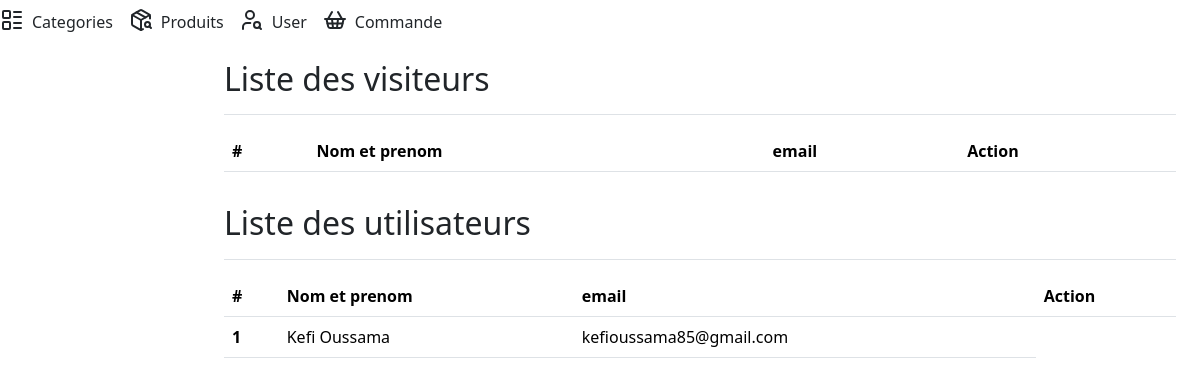
The page /admin/visiteurs/liste.php on the database its author committed.
### tables this page shows
CREATE TABLE `visiteurs` (
  `id` int(11) NOT NULL,
  `nom` varchar(255) NOT NULL,
  `prenom` varchar(255) NOT NULL,
  `mp` varchar(255) NOT NULL,
  `email` varchar(255) NOT NULL,
  `telephone` varchar(12) NOT NULL,
  `etat` int(11) DEFAULT NULL
);

### config/functions.php (called while the page is built, shortened)
<?php
function getAllUsers($conn) {
    try {
        $requete = "SELECT * FROM visiteurs WHERE etat=1";
        $resultat = $conn->query($requete);
        $users = $resultat->fetchAll();
        return $users;
    } catch (Exception $e) {
        echo "Erreur: " . $e->getMessage();
        return false;
    }
}
?>

### admin/visiteurs/liste.php (the view, shortened to what this page needs)
<?php
include "../../config/functions.php";
$Utilisateurs= getAllUsers($conn);
include "../template/header.php";
?>
<div class="container-fluid">
  <div class="row">
  <?php
   include "../template/navigation.php";
?>
    <div class="col-md-9 ms-sm-auto col-lg-10 px-md-4">
      <div class="d-flex justify-content-between flex-wrap flex-md-nowrap align-items-center pt-3 pb-2 mb-3 border-bottom">
        <h1 class="h2">Liste des visiteurs </h1>
      </div>
      <div>
      <table class="table">
          <thead>
            <tr>
              <th scope="col">#</th>
              <th scope="col">Nom et prenom</th>
              <th scope="col">email</th>
              <th scope="col">Action</th>
            </tr>
          </thead>
        </table>
      </div>
    </div>
    <div class="col-md-9 ms-sm-auto col-lg-10 px-md-4">
      <div class="d-flex justify-content-between flex-wrap flex-md-nowrap align-items-center pt-3 pb-2 mb-3 border-bottom">
        <h1 class="h2">Liste des utilisateurs </h1>
      </div>
      <div>
      <table class="table">
          <thead>
            <tr>
              <th scope="col">#</th>
              <th scope="col">Nom et prenom</th>
              <th scope="col">email</th>
              <th scope="col">Action</th>
            </tr>
          </thead>
          <tbody>
          <?php
          foreach($Utilisateurs as $i => $user){
            $i++;
                     print'<tr>
                     <th scope="row">'.$i.'</th>
                     <td>'.$user['nom'].' '.$user['prenom'].'</td>
                     <td>'.$user['email'].'</td>
                   </tr>';
          }
          ?>
          </tbody>
        </table>
      </div>
    </div>
  </div>
</div>
<?php
include "../template/footer.php";
?>

### rows shown on the page
visiteurs: nom "Kefi", prenom "Oussama", email "kefioussama85@gmail.com"
